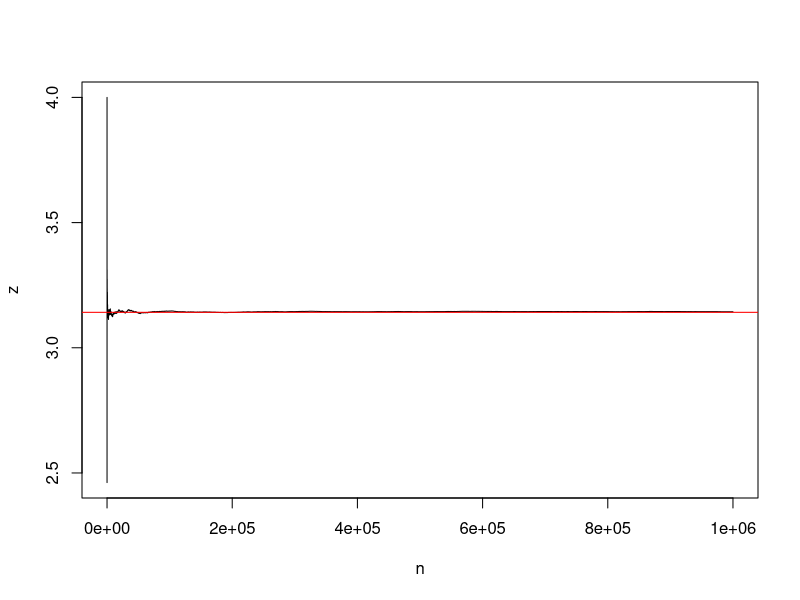
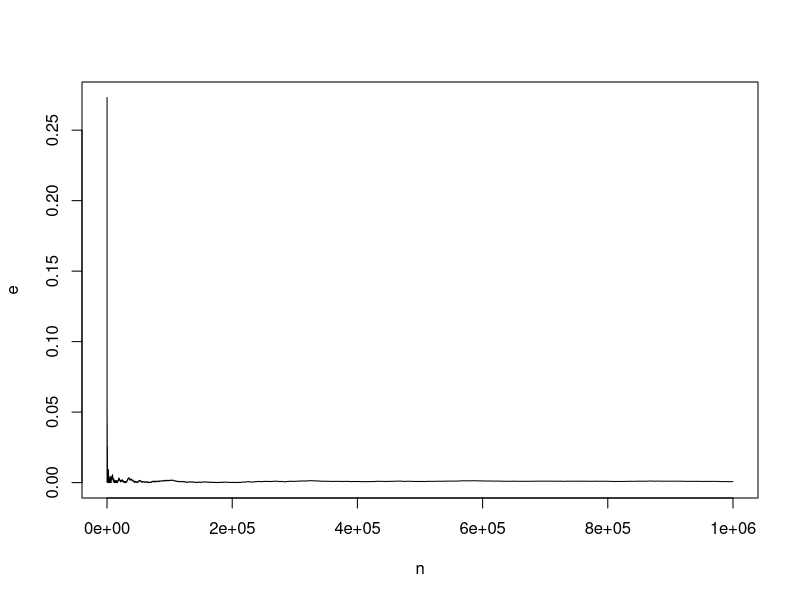

The R script that drew these images, in order:
# Generate a thousand points in the unit square
k = 1000000
x = runif(k)
y = runif(k)
r = x*x + y*y
m = cumsum(r <= 1)
n = 1:k
z = 4*(m/n)
e = abs(z - pi) / pi

# Plot the cumulative proportion of points
# in the unit circle
jpeg("pi.jpg")
plot(n, z, 'l')
abline(h = pi, col = 'red')
dev.off()

# Plot the relative error w.r.t.
# the correct value in the limit (pi)
jpeg("error.jpg")
plot(n, e, 'l')
dev.off()

# Find the minimum and last errors
j = subset(n, e == min(e))
e[j]
e[k]
